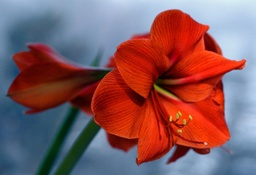
#> input picture flower.jpg, 256 x 175 px, shrunk from 1024 x 699 before the run
$ python canny_edge.py   (older library calls are emulated)
#> lines starting #> are read from the running program, lines starting #| are printed output that depends on the picture
import numpy, skimage, skimage.color, skimage.io, pylab, scipy.signal, scipy.ndimage.filters
import os
from PIL import Image
from skimage import feature
import math

def thresholding(I, T_high, T_low, x, y):
    if(I[x][y][0] >= T_high):
        return 1.0
    """if(I[x][y][0] >= T_low):
        return 0.25"""
    if(I[x][y][0] >= T_low):
        toVisitList = [(x, y)]
        visitedList = []
        while(len(toVisitList) != 0):
            temp = toVisitList.pop()
            x2 = temp[0]
            y2 = temp[1]
            visitedList.append((x2, y2))
            if((x2 > 0) and (y2 > 0)):
                if(I[x2-1][y2-1][0] >= T_high and (x2-1, y2-1) not in visitedList):
                    return 1.0
                elif(I[x2-1][y2-1][0] >= T_low and (x2-1, y2-1) not in visitedList):
                    toVisitList.append((x2-1, y2-1))
                if(I[x2-1][y2][0] >= T_high and (x2-1, y2) not in visitedList):
                    return 1.0
                elif(I[x2-1][y2][0] >= T_low and (x2-1, y2) not in visitedList):
                    toVisitList.append((x2-1, y2))
                if(I[x2][y2-1][0] >= T_high and (x2, y2-1) not in visitedList):
                    return 1.0
                elif(I[x2][y2-1][0] >= T_low and (x2, y2-1) not in visitedList):
                    toVisitList.append((x2, y2-1))
            if((x2 < I.shape[0]-1) and (y2 < I.shape[1]-1)):
                if(I[x2+1][y2+1][0] >= T_high and (x2+1, y2+1) not in visitedList):
                    return 1.0
                elif(I[x2+1][y2+1][0] >= T_low and (x2+1, y2+1) not in visitedList):
                    toVisitList.append((x2+1, y2+1))
                if (I[x2][y2+1][0] >= T_high and (x2, y2+1) not in visitedList):
                    return 1.0
                elif (I[x2][y2+1][0] >= T_low and (x2, y2+1) not in visitedList):
                    toVisitList.append((x2, y2+1))
                if (I[x2+1][y2][0] >= T_high and (x2+1, y2) not in visitedList):
                    return 1.0
                elif (I[x2+1][y2][0] >= T_low and (x2+1, y2) not in visitedList):
                    toVisitList.append((x2+1, y2))
            if((x2 < I.shape[0]-1) and (y2 > 0)):
                if (I[x2+1][y2-1][0] >= T_high and (x2+1, y2-1) not in visitedList):
                    return 1.0
                elif (I[x2+1][y2-1][0] >= T_low and (x2+1, y2-1) not in visitedList):
                    toVisitList.append((x2+1, y2-1))
            if((x2 > 0) and (y2 < I.shape[0]-1)):
                if (I[x2-1][y2+1][0] >= T_high and (x2-1, y2+1) not in visitedList):
                    return 1.0
                elif (I[x2-1][y2+1][0] >= T_low and (x2-1, y2+1) not in visitedList):
                    toVisitList.append((x2-1, y2+1))
    return 0.0


if __name__ == '__main__':
    T_high = 0.015
    T_low = 0.001

    # img = Image.open('flower.jpg')
    # img.show()
    A = skimage.img_as_float(skimage.io.imread('flower.jpg'))

    #print(A.shape)
    lum = skimage.color.rgb2grey(A)

    #gaussian = scipy.ndimage.filters.gaussian_filter(lum, 1)

    print("Gaussian smoothing...")

    gau = numpy.array([[0.003, 0.013, 0.022, 0.013, 0.003],
                       [0.013, 0.059, 0.097, 0.059, 0.013],
                       [0.022, 0.097, 0.159, 0.097, 0.022],
                       [0.013, 0.059, 0.097, 0.059, 0.013],
                       [0.003, 0.013, 0.022, 0.013, 0.003]])

    myGaussian = scipy.signal.convolve2d(lum, gau)
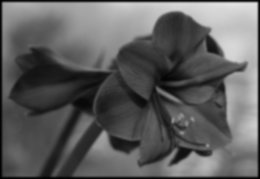
#> myGaussian: shape (179, 260) float64; min 0.000838, max 0.889, mean 0.371
    print("Computing smoothed gradients...")
    xGrad, yGrad = numpy.gradient(myGaussian)
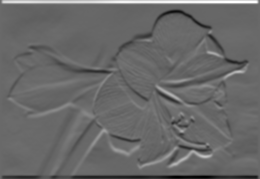
#> xGrad: shape (179, 260) float64; min -0.204, max 0.291, mean 0.000139; drawn with min black and max white
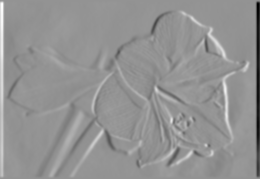
#> yGrad: shape (179, 260) float64; min -0.283, max 0.207, mean -7.99e-05; drawn with min black and max white

    """edgeStrength = numpy.empty(myGaussian.shape, float)
    edgeOrientation = numpy.empty(myGaussian.shape, float)
    for x in range(0, myGaussian.shape[0]):
        for y in range(0, myGaussian.shape[1]):
            edgeStrength[x][y] = math.sqrt((xGrad[x][y])**2 + (yGrad[x][y])**2)
            edgeOrientation[x][y] = math.atan2(yGrad[x][y], xGrad[x][y])"""

    print("Computing edge strength and orientation...")

    edgeStrength = numpy.sqrt(numpy.power(xGrad, 2) + numpy.power(yGrad, 2))
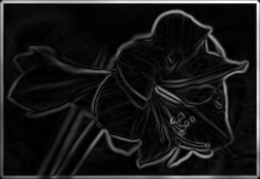
#> edgeStrength: shape (179, 260) float64; min 4.6e-05, max 0.291, mean 0.0281; drawn with min black and max white
    edgeOrientation = numpy.arctan2(yGrad, xGrad)
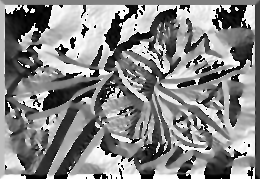
#> edgeOrientation: shape (179, 260) float64; min -3.14, max 3.14, mean 0.166; drawn with min black and max white

    I = numpy.empty(A.shape)

    print("Non-maximum suppression...")

    for a in range(2, myGaussian.shape[0]-2):
        for b in range(2, myGaussian.shape[1]-2):
            horizontal = min(math.fabs(edgeOrientation[a][b] - 0), math.fabs(edgeOrientation[a][b] + math.pi), math.fabs(edgeOrientation[a][b] - math.pi))
            vertical = min(math.fabs(edgeOrientation[a][b] - math.pi / 2), math.fabs(edgeOrientation[a][b] + math.pi / 2))
            rightDiagonal = min(math.fabs(edgeOrientation[a][b] - math.pi / 4), math.fabs(edgeOrientation[a][b] + math.pi / 4))
            leftDiagonal = min(math.fabs(edgeOrientation[a][b] - 3 * math.pi / 4), math.fabs(edgeOrientation[a][b] + 3 * math.pi / 4))
            if(horizontal < vertical and horizontal < rightDiagonal and horizontal < leftDiagonal):
                if(edgeStrength[a][b] < edgeStrength[a][b-1] or edgeStrength[a][b] < edgeStrength[a][b+1]):
                    I[a-2][b-2] = 0.0
                else:
                    I[a-2][b-2] = edgeStrength[a][b]
            elif(vertical < horizontal and vertical < rightDiagonal and vertical < leftDiagonal):
                if(edgeStrength[a][b] < edgeStrength[a-1][b] or edgeStrength[a][b] < edgeStrength[a+1][b]):
                    I[a-2][b-2] = 0.0
                else:
                    I[a-2][b-2] = edgeStrength[a][b]
            elif(rightDiagonal < horizontal and rightDiagonal < vertical and rightDiagonal < leftDiagonal):
                if(edgeStrength[a][b] < edgeStrength[a-1][b+1] or edgeStrength[a][b] < edgeStrength[a+1][b-1]):
                    I[a-2][b-2] = 0.0
                else:
                    I[a-2][b-2] = edgeStrength[a][b]
            else:
                if(edgeStrength[a][b] < edgeStrength[a-1][b-1] or edgeStrength[a][b] < edgeStrength[a+1][b+1]):
                    I[a-2][b-2] = 0.0
                else:
                    I[a-2][b-2] = edgeStrength[a][b]
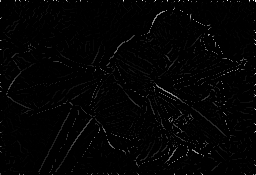
#> I: shape (175, 256, 3) float64; min 0, max 0.288, mean 0.00367; drawn with min black and max white

    print("Hysteresis Thresholding...")
    for c in range(0, I.shape[0]):
        for d in range(0, I.shape[1]):
            I[c][d] = thresholding(I, T_high, T_low, c, d)
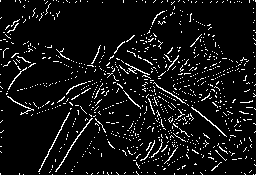
#> I: shape (175, 256, 3) float64; values 0 (black) and 1 (white), 7.1% white in thin lines or dots

    #for c in I:
    #    print(c)


    print("Finished.")
    pylab.imshow(I)
    pylab.show()
